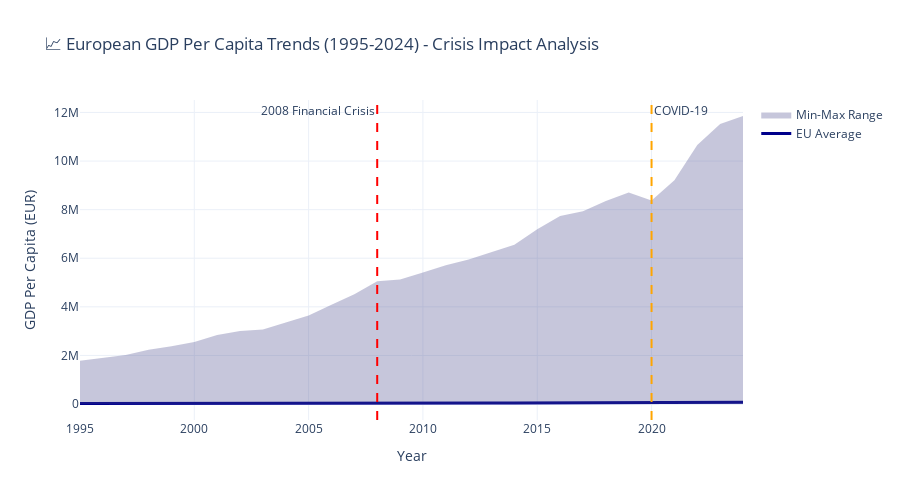

Notebook cell for this chart:
### Markdown cell above
---

## 🎨 **Section 6: Advanced Visualizations**
### Visual Storytelling for Kaggle Communication

### Code cell
# 📊 Visualization 1: Overall European GDP Trend

fig = go.Figure()

# Add mean trend
yearly_mean = df_melted.groupby('year')['gdp_per_capita'].mean()
fig.add_trace(go.Scatter(x=yearly_mean.index, y=yearly_mean.values,
                         mode='lines', name='EU Average',
                         line=dict(color='darkblue', width=3)))

# Add min-max band
yearly_min = df_melted.groupby('year')['gdp_per_capita'].min()
yearly_max = df_melted.groupby('year')['gdp_per_capita'].max()

fig.add_trace(go.Scatter(x=yearly_max.index, y=yearly_max.values,
                         fill=None, mode='lines', line_color='rgba(0,0,0,0)',
                         showlegend=False))
fig.add_trace(go.Scatter(x=yearly_min.index, y=yearly_min.values,
                         fill='tonexty', mode='lines', line_color='rgba(0,0,0,0)',
                         name='Min-Max Range', fillcolor='rgba(68, 68, 136, 0.3)'))

# Add crisis markers
fig.add_vline(x=2008, line_dash="dash", line_color="red", 
             annotation_text="2008 Financial Crisis", annotation_position="top left")
fig.add_vline(x=2020, line_dash="dash", line_color="orange",
             annotation_text="COVID-19", annotation_position="top right")

fig.update_layout(
    title="📈 European GDP Per Capita Trends (1995-2024) - Crisis Impact Analysis",
    xaxis_title="Year",
    yaxis_title="GDP Per Capita (EUR)",
    hovermode='x unified',
    height=500,
    template='plotly_white'
)
fig.show()

print("✅ Visualization 1: Overall Trend with Crisis Markers")

### Figure 1 — Plotly figure (JSON) as saved in the notebook; plotly's stock layout.template omitted (floating-point values rounded to 4 significant figures)
{"data": [{"line": {"color": "darkblue", "width": 3}, "mode": "lines", "name": "EU Average", "type": "scatter", "x": [1995, 1996, 1997, 1998, 1999, 2000, 2001, 2002, 2003, 2004, 2005, 2006, 2007, 2008, 2009, 2010, 2011, 2012, 2013, 2014, 2015, 2016, 2017, 2018, 2019, 2020, 2021, 2022, 2023, 2024], "y": [17200.0, 17010.0, 18060.0, 19420.0, 20600.0, 21890.0, 23450.0, 24670.0, 25430.0, 27220.0, 28940.0, 30600.0, 32760.0, 34740.0, 33990.0, 35420.0, 36870.0, 37680.0, 39330.0, 40980.0, 43340.0, 45250.0, 47420.0, 50060.0, 52450.0, 52080.0, 57950.0, 66250.0, 71480.0, 75170.0]}, {"line": {"color": "rgba(0,0,0,0)"}, "mode": "lines", "showlegend": false, "type": "scatter", "x": [1995, 1996, 1997, 1998, 1999, 2000, 2001, 2002, 2003, 2004, 2005, 2006, 2007, 2008, 2009, 2010, 2011, 2012, 2013, 2014, 2015, 2016, 2017, 2018, 2019, 2020, 2021, 2022, 2023, 2024], "y": [1784000.0, 1901000.0, 2020000.0, 2237000.0, 2375000.0, 2555000.0, 2845000.0, 3002000.0, 3064000.0, 3356000.0, 3640000.0, 4082000.0, 4514000.0, 5056000.0, 5129000.0, 5408000.0, 5712000.0, 5943000.0, 6245000.0, 6559000.0, 7196000.0, 7735000.0, 7938000.0, 8355000.0, 8708000.0, 8377000.0, 9213000.0, 10660000.0, 11530000.0, 11860000.0]}, {"fill": "tonexty", "fillcolor": "rgba(68, 68, 136, 0.3)", "line": {"color": "rgba(0,0,0,0)"}, "mode": "lines", "name": "Min-Max Range", "type": "scatter", "x": [1995, 1996, 1997, 1998, 1999, 2000, 2001, 2002, 2003, 2004, 2005, 2006, 2007, 2008, 2009, 2010, 2011, 2012, 2013, 2014, 2015, 2016, 2017, 2018, 2019, 2020, 2021, 2022, 2023, 2024], "y": [1.3, -0.4, -13.6, -1.8, -7.9, 0.7, -6.8, -0.4, -1.3, -0.3, 0.2, 1.4, 0.5, -6.5, -14.6, -5.8, -9.7, -7.8, -6.5, -1.7, 0.0, 0.0, -0.9, -0.4, -0.6, -15.0, 2.5, -3.2, -4.3, -3.0]}], "layout": {"annotations": [{"showarrow": false, "text": "2008 Financial Crisis", "x": 2008, "xanchor": "right", "xref": "x", "y": 1, "yanchor": "top", "yref": "y domain"}, {"showarrow": false, "text": "COVID-19", "x": 2020, "xanchor": "left", "xref": "x", "y": 1, "yanchor": "top", "yref": "y domain"}], "height": 500, "hovermode": "x unified", "shapes": [{"line": {"color": "red", "dash": "dash"}, "type": "line", "x0": 2008, "x1": 2008, "xref": "x", "y0": 0, "y1": 1, "yref": "y domain"}, {"line": {"color": "orange", "dash": "dash"}, "type": "line", "x0": 2020, "x1": 2020, "xref": "x", "y0": 0, "y1": 1, "yref": "y domain"}], "title": {"text": "📈 European GDP Per Capita Trends (1995-2024) - Crisis Impact Analysis"}, "xaxis": {"title": {"text": "Year"}}, "yaxis": {"title": {"text": "GDP Per Capita (EUR)"}}}}
